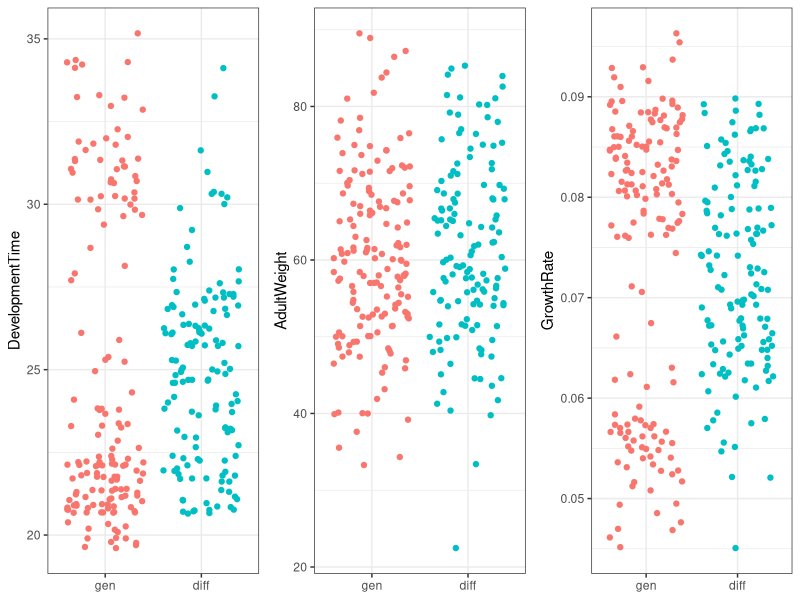
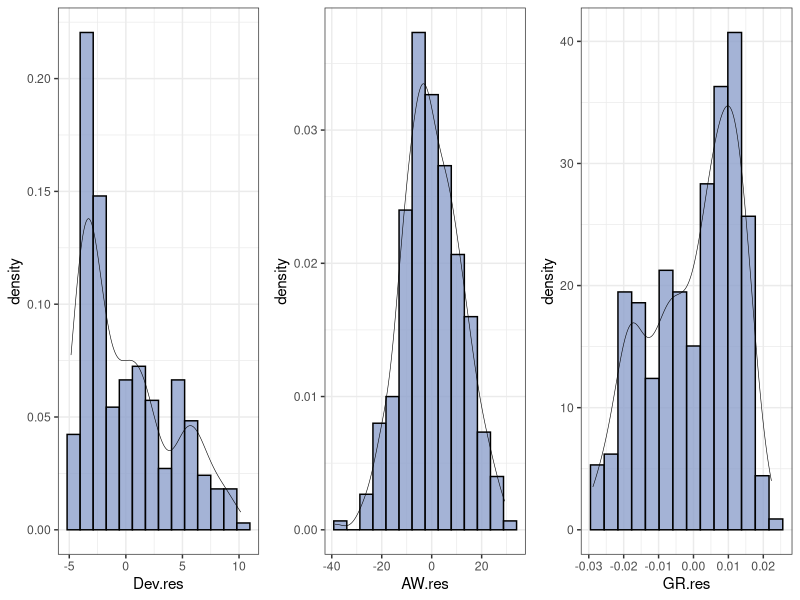
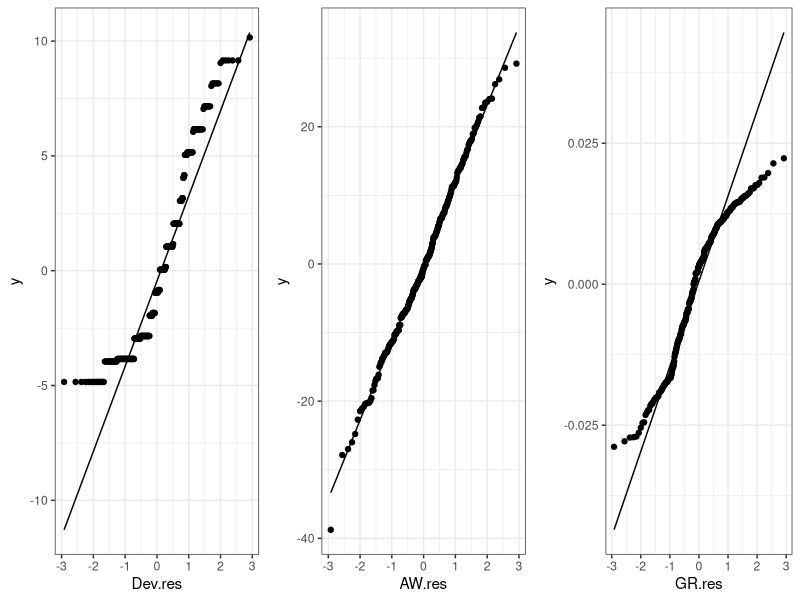
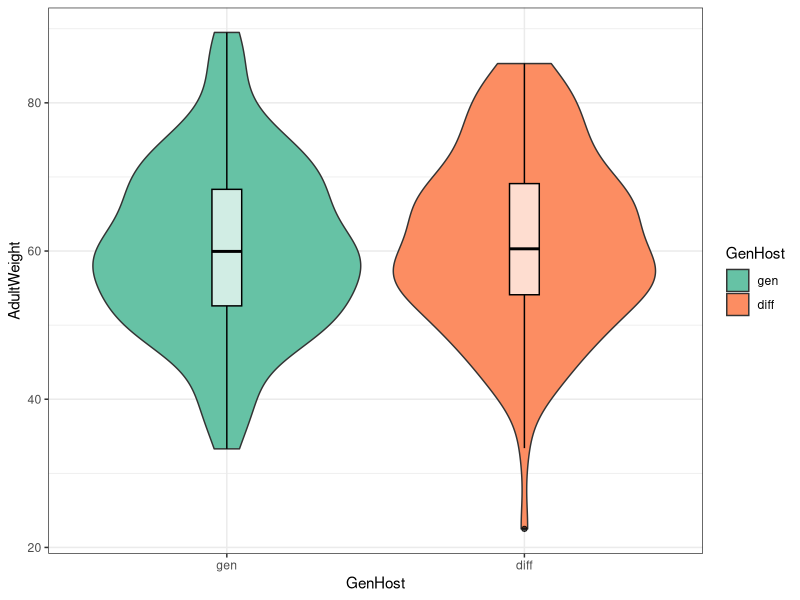
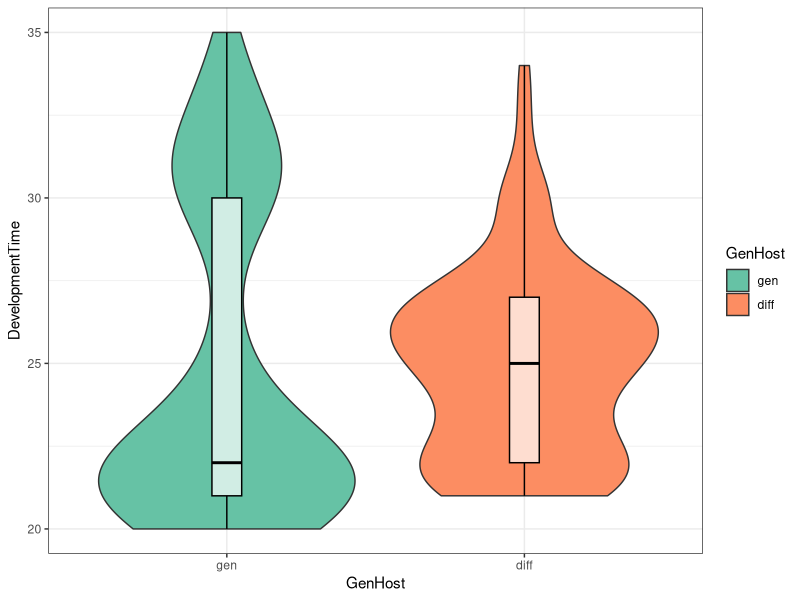
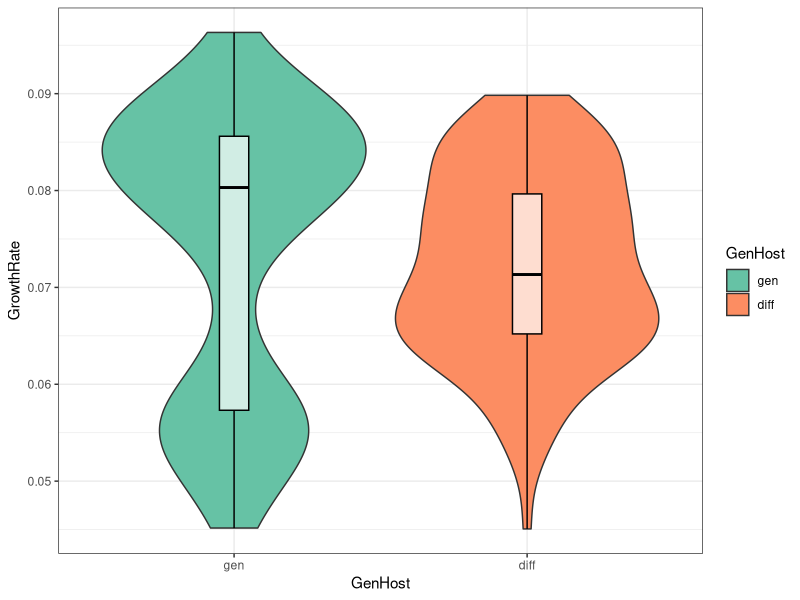

Source code (R) for these figures, in order:
library(tidyverse)
library(ggpubr)
library(RColorBrewer)
library(car)

# Read the table
raw_df <- read.table("00_DATA/butterflies.csv", sep=",", header=TRUE)

#### Some quick info of the dataframe  ####
dim(raw_df)   # 287 rows, 8 columns
glimpse(raw_df)
head(raw_df)

colnames(raw_df)
# [1] "LarvalID"        "LarvalHost"      "Sex"            
# [4] "MaternalHost"    "MotherID"        "DevelopmentTime"
# [7] "AdultWeight"     "GrowthRate" 

# There are two unique host plants, Barbarea and Berteroa.
unique(raw_df[,2])

# The maternal host plant did not decide if the imago butterfly would ovideposit
# on the same host plant.
unique(raw_df[,c(2,4)])

# Factorizing LarvalHost and MaternalHost
raw_df[,2] <- factor(raw_df[,2], levels=c("Barbarea", "Berteroa"))
raw_df[,4] <- factor(raw_df[,4], levels=c("Barbarea", "Berteroa"))



# Generate a new column stating if there is a generational same host plant
# As well to factorize and give levels.
df <- raw_df %>%
  mutate(GenHost = if_else(MaternalHost == LarvalHost, "gen", "diff")) %>% 
  mutate(GenHost = factor(GenHost, levels=c("gen", "diff"))) %>% 
  select(GenHost, DevelopmentTime, AdultWeight, GrowthRate)

# Checking if there are any NA's, which there were not
sum(is.na(df))

# There are 154 with generational same host plants
# There are 133 with different host plants
summary(df)


# Scatterplot to get an overview of the data.
scat_dev <- df %>% 
  ggplot(aes(GenHost, DevelopmentTime, color=GenHost)) +
  geom_jitter() +
  theme_bw() +
  theme(legend.position = "none", legend.title=element_blank()) +
  labs(x=NULL)

scat_aw <- df %>% 
  ggplot(aes(GenHost, AdultWeight, color=GenHost)) +
  geom_jitter() +
  theme_bw() +
  theme(legend.position = "none", legend.title=element_blank()) +
  labs(x=NULL)

scat_gr <- df %>% 
  ggplot(aes(GenHost, GrowthRate, color=GenHost)) +
  geom_jitter() +
  theme_bw() +
  theme(legend.position = "none", legend.title=element_blank()) +
  labs(x=NULL)

# Plot them together
ggarrange(scat_dev, scat_aw, scat_gr, nrow=1, ncol=3, common.legend = TRUE,
          legend="none")


# Add the residuals columns
df <- df %>% 
  mutate(Dev.res = residuals(aov(DevelopmentTime ~ GenHost, data = df))) %>% 
  mutate(AW.res = residuals(aov(AdultWeight ~ GenHost, data = df))) %>% 
  mutate(GR.res = residuals(aov(GrowthRate ~ GenHost, data = df)))


## Checking assumptions for the dependent variables

# Histogram   number of bins = sqrt(nrows) ~ 14
# Setting a color palette
pal <- brewer.pal(3,"Set2")

hist_dev <- df %>%
  ggplot(aes(x=Dev.res)) +
  geom_histogram(aes(y=..density..),bins=14, fill=pal[3], color="black",
                 alpha=0.8, position = "identity") +
  geom_density(lwd = 0.2, colour=1) +
  theme_bw() +
  labs(fill="")

hist_aw <- df %>%
  ggplot(aes(x=AW.res)) +
  geom_histogram(aes(y=..density..),bins=14, fill=pal[3], color="black",
                 alpha=0.8, position = "identity") +
  geom_density(lwd = 0.2, colour=1) +
  theme_bw() +
  labs(fill="")

hist_gr <- df %>%
  ggplot(aes(x=GR.res)) +
  geom_histogram(aes(y=..density..),bins=14, fill=pal[3], color="black",
                 alpha=0.8, position = "identity") +
  geom_density(lwd = 0.2, colour=1) +
  theme_bw() +
  labs(fill="")

# Plot them together
ggarrange(hist_dev, hist_aw, hist_gr, nrow=1, ncol=3, common.legend = TRUE,
          legend="none")


# QQ-plot
qq_dev <- df %>% 
  ggplot(aes(sample = Dev.res)) +
  stat_qq() +
  stat_qq_line(col=1) +
  theme_bw() +
  labs(x= "Dev.res")

qq_aw <- df %>% 
  ggplot(aes(sample = AW.res)) +
  stat_qq() +
  stat_qq_line(col=1) +
  theme_bw() +
  labs(x= "AW.res")

qq_gr <- df %>% 
  ggplot(aes(sample = GR.res)) +
  stat_qq() +
  stat_qq_line(col=1) +
  theme_bw() +
  labs(x= "GR.res")

# Plot them together
ggarrange(qq_dev, qq_aw, qq_gr, nrow=1, ncol=3, common.legend = TRUE,
          legend="none")


# Normality test
# Null Hypothesis is that the data comes from a normal distri.
# IF p-value < 0.05 then we reject null, hence only AW was norm.distri
shapiro.test(df$Dev.res)  # p-value = 5.715e-13
shapiro.test(df$AW.res)   # p-value = 0.6862
shapiro.test(df$GR.res)   # p-value = 4.752e-09

# Homogeneity of variance
# Using the function leveneTest() from the car package we can check if the 
# variance is homo- or heteroskedastic.
# Null hypothesis is that the variance is homoskedastic.
leveneTest(AdultWeight ~ GenHost, data = df) # p-value = 0.7102

## The only variable that meet the assumptions was AdultWeight.



# ANOVA

# Generate some summary statistics
# They are very similar
group_by(df, GenHost) %>%
  summarise(
    mean = mean(AdultWeight, na.rm = TRUE),
    sd = sd(AdultWeight, na.rm = TRUE),
    var = var(AdultWeight, na.rm = TRUE)
  )

# One-way ANOVA
oneway.test(AdultWeight ~ GenHost, data = df, var.equal = TRUE)




# Most basic violin chart
ggplot(df, aes(x=GenHost, y=AdultWeight, fill=GenHost)) + 
  geom_violin() +
  geom_boxplot(width=0.1, color = "black", fill = "white", alpha = 0.7) +
  scale_fill_brewer(palette="Set2") +
  theme_bw()

ggplot(df, aes(x=GenHost, y=DevelopmentTime, fill=GenHost)) + 
  geom_violin() +
  geom_boxplot(width=0.1, color = "black", fill = "white", alpha = 0.7) +
  scale_fill_brewer(palette="Set2") +
  theme_bw()


ggplot(df, aes(x=GenHost, y=GrowthRate, fill=GenHost)) + 
  geom_violin() +
  geom_boxplot(width=0.1, color = "black", fill = "white", alpha = 0.7) +
  scale_fill_brewer(palette="Set2") +
  theme_bw()





























